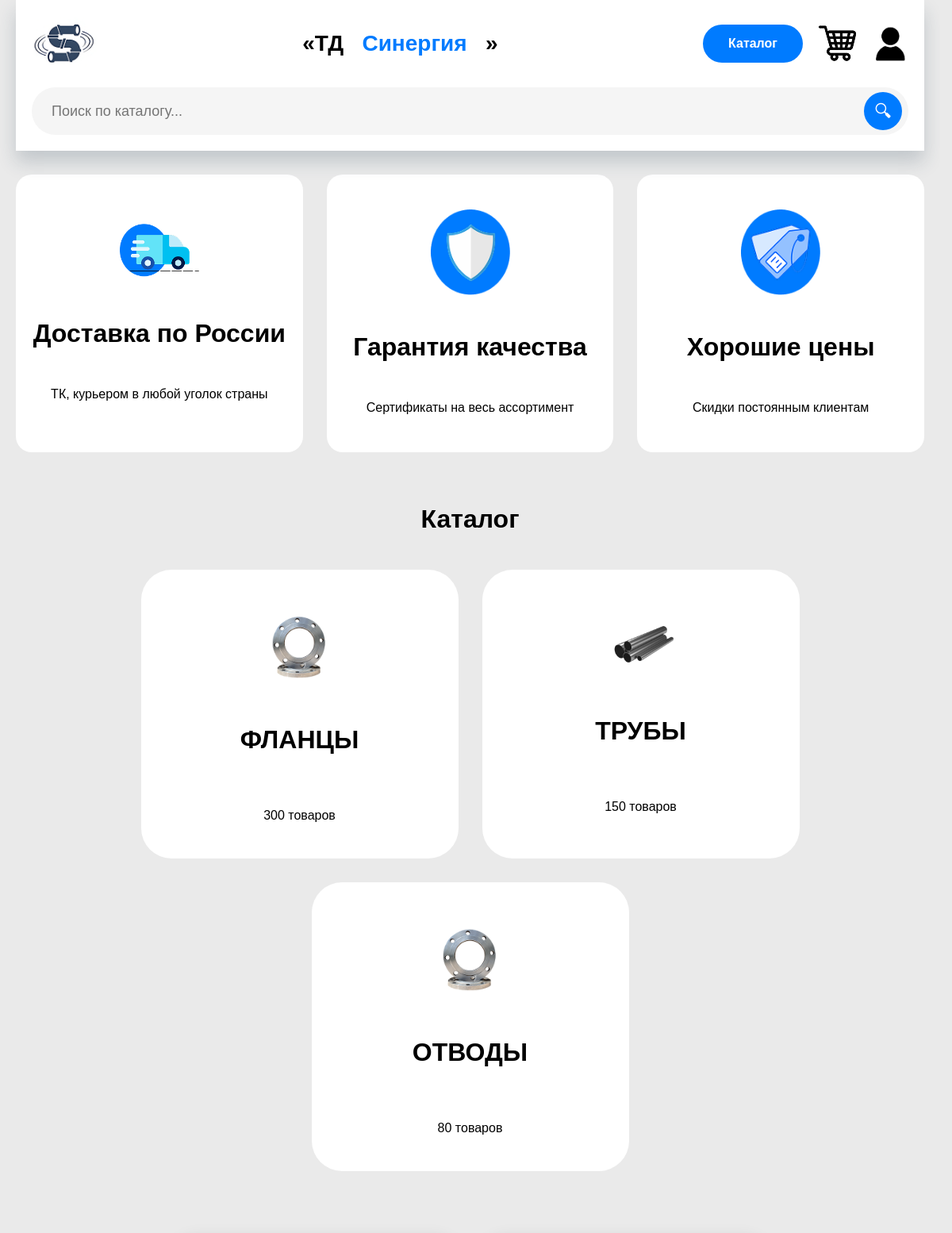
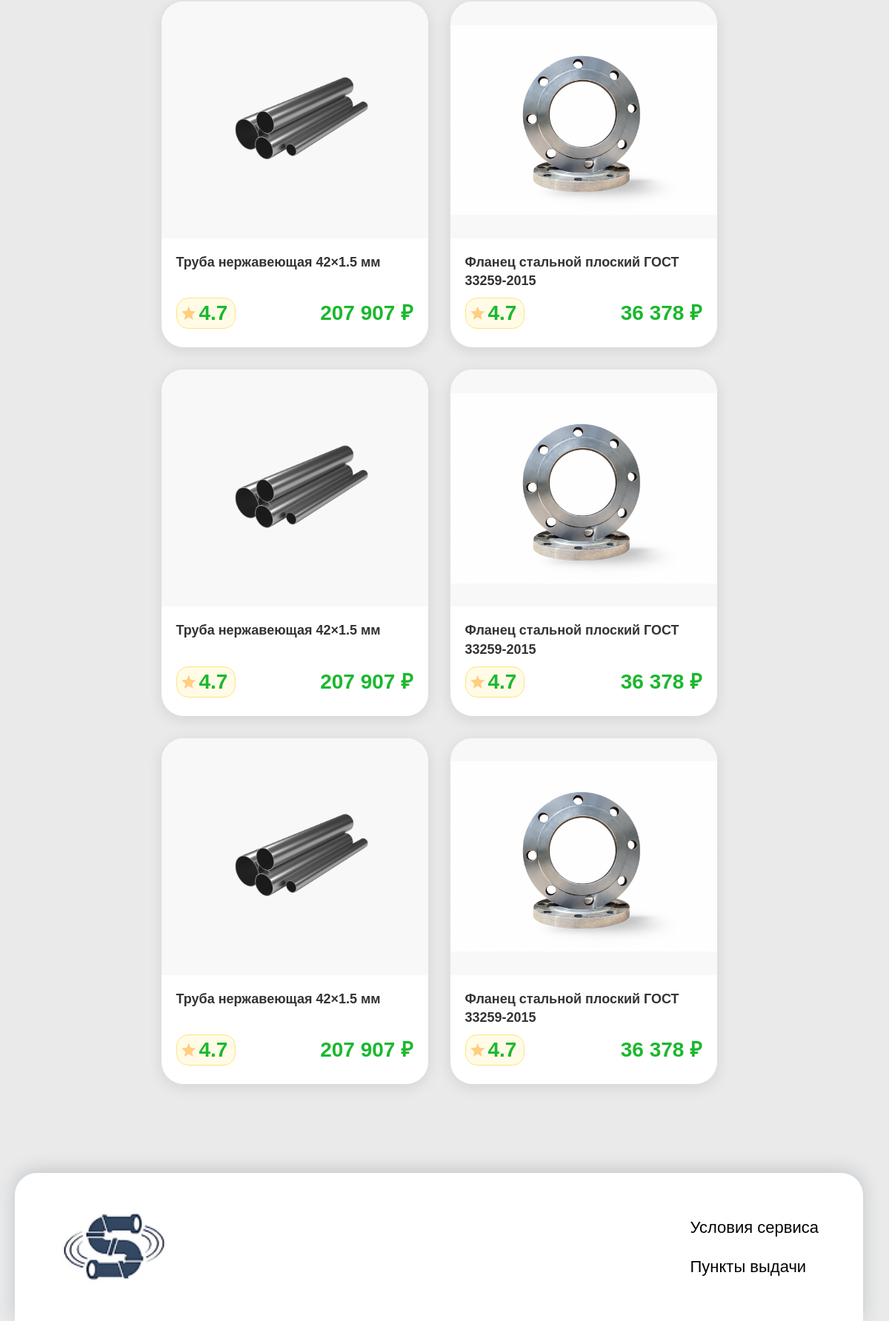
Page /pages/main.php (signed in) on the committed database (2 pictures, top to bottom).
### tables this page shows
CREATE TABLE `products` (
  `id` int NOT NULL,
  `name` varchar(255) NOT NULL,
  `description` text,
  `price` decimal(12,2) NOT NULL,
  `image` varchar(255) DEFAULT NULL,
  `category_id` int DEFAULT NULL,
  `quantity` int DEFAULT '0',
  `du` varchar(50) DEFAULT NULL,
  `material` varchar(100) DEFAULT NULL,
  `created_at` datetime DEFAULT CURRENT_TIMESTAMP
);

### inc/functions.php (called while the page is built, shortened)
<?php
if (!function_exists('is_logged_in')) {
    function escape($string) {
        return htmlspecialchars($string, ENT_QUOTES, 'UTF-8');
    }
}
?>

### pages/main.php (the view, shortened to what this page needs)
<?php
require_once '../inc/functions.php';
?>
<!DOCTYPE html>
<html lang="ru">
<head>
    <link rel="stylesheet" href="../style/normalize.css">
    <link rel="stylesheet" href="../style/style.css">
</head>
<body>
    <div id="main_container">
        <?php include("../blocks/header.php"); ?>
        <div id="main_content">
            <div class="pluses">
                <img src="../image/truck.png" alt="Доставка">
                <h1>Доставка по России</h1>
                <p>ТК, курьером в любой уголок страны</p>
            </div>
            <div class="pluses">
                <img src="../image/shield.png" alt="Гарантия">
                <h1>Гарантия качества</h1>
                <p>Сертификаты на весь ассортимент</p>
            </div>
            <div class="pluses">
                <img src="../image/tags.png" alt="Цены">
                <h1>Хорошие цены</h1>
                <p>Скидки постоянным клиентам</p>
            </div>
        </div>
        <div id="main_categories">
            <h1>Каталог</h1>
            <div id="set_categories">
                <a href="catalog.php?cat=flanec" class="card_categories">
                    <img src="../image/flange.png" alt="Фланцы">
                    <h1>ФЛАНЦЫ</h1>
                    <p>300 товаров</p>
                </a>
                <a href="catalog.php?cat=truby" class="card_categories">
                    <img src="../uploads/pipe.png" alt="Трубы">
                    <h1>ТРУБЫ</h1>
                    <p>150 товаров</p>
                </a>
                <a href="catalog.php?cat=otvody" class="card_categories">
                    <img src="../image/flange.png" alt="Отводы">
                    <h1>ОТВОДЫ</h1>
                    <p>80 товаров</p>
                </a>
            </div>
        </div>
        <div id="main_product">
    <?php
    $stmt = $pdo->query("SELECT id, name, price, image FROM products ORDER BY id DESC LIMIT 6");
    while ($p = $stmt->fetch()): ?>
            <form method="POST" class="card_product">
                    <div class="product_first">
                        <a href="product.php?id=<?= $p['id']?>">
                        <img src="../uploads/<?= $p['image'] ?: 'no-photo.jpg' ?>" alt="<?= escape($p['name']) ?>">
                        </a>
                    </div>
                    <div class="product_second">
                        <p><?= escape($p['name']) ?></p>
                    </div>
                    <div class="product_last">
                        <div class="rating">
                            <img src="../image/star.svg" alt="">
                            <h1>4.7</h1>
                        </div>
                        <h1><?= number_format($p['price'], 0, '', ' ') ?> ₽</h1>
                    </div>
            </form>
    <?php endwhile; ?>
</div>
        <?php include("../blocks/footer.php"); ?>
    </div>
</body>
</html>

### style/style.css (style rules this page uses)
:root { --max-width: 1480px; --color-main: #007BFF; --color-price: #1BB82E; --radius-big: 30px; --radius-small: 20px; }
*, *::before, *::after { box-sizing: border-box; }
body { margin: 0; font-family: Arial, sans-serif; background-color: #EAEAEA; min-width: 520px; }
#main_container { width: 100%; max-width: var(--max-width); margin: 0 auto; padding: 0 20px; }
#main_content { display: flex; flex-wrap: wrap; gap: 30px; justify-content: center; }
.pluses { flex: 1; min-width: 280px; max-width: 440px; height: 350px; background: white; border-radius: var(--radius-small); display: flex; flex-direction: column; align-items: center; justify-content: center; gap: 20px; text-align: center; padding: 20px; }
.pluses img { width: 100px; }
#main_categories { max-width: var(--max-width); margin: 60px auto; }
#main_categories h1 { text-align: center; margin-bottom: 40px; }
#set_categories { display: flex; flex-wrap: wrap; gap: 30px; justify-content: center; padding: 0 20px; }
.card_categories { width: 100%; max-width: 400px; height: 364px; background: white; border-radius: 38px; display: flex; flex-direction: column; align-items: center; justify-content: center; gap: 20px; text-decoration: none; color: #000; transition: transform 0.2s; }
.card_categories img { width: 150px; }
#main_product { max-width: var(--max-width); margin: 80px auto 120px; display: flex; flex-wrap: wrap; gap: 30px; justify-content: center; padding: 0 20px; }
.card_product { width: 100%; max-width: 360px; background: white; border-radius: var(--radius-big); overflow: hidden; box-shadow: 0 4px 20px rgba(0,0,0,0.1); transition: transform 0.3s ease; text-decoration: none; justify-self: center; color: #000; display: flex; flex-direction: column; }
.product_first { position: relative; width: 100%; height: 320px; overflow: hidden; background: #f8f8f8; }
.product_first img { width: 100%; height: 100%; object-fit: contain; object-position: center; transition: transform 0.3s ease; }
.product_second { padding: 20px 20px 10px; font-weight: 600; font-size: 18px; line-height: 1.4; flex-grow: 1; color: #333; }
.product_last { padding: 0 20px 25px; display: flex; align-items: center; justify-content: space-between; margin-top: auto; }
.product_last .rating { display: flex; align-items: center; background: #FFFBE6; border: 1px solid #FFE380; border-radius: 16px; padding: 6px 10px 6px 6px; gap: 4px; font-weight: bold; }
.product_last .rating img { width: 20px; height: 20px; }
.product_last .rating h1 { margin: 0; font-size: 18px; color: #FFA800; line-height: 1; }
.product_last h1:last-child { font-size: 28px; font-weight: bold; color: var(--color-price); margin: 0; }
.card_product { position: relative; }

### rows in the picture
products: image (picture), name "Труба нержавеющая 42×1.5 мм", price "207 907"
products: image (picture), name "Фланец стальной плоский ГОСТ 33259-2015", price "36 378"
products: image (picture), name "Труба нержавеющая 42×1.5 мм", price "207 907"
products: image (picture), name "Фланец стальной плоский ГОСТ 33259-2015", price "36 378"
products: image (picture), name "Труба нержавеющая 42×1.5 мм", price "207 907"
products: image (picture), name "Фланец стальной плоский ГОСТ 33259-2015", price "36 378"
